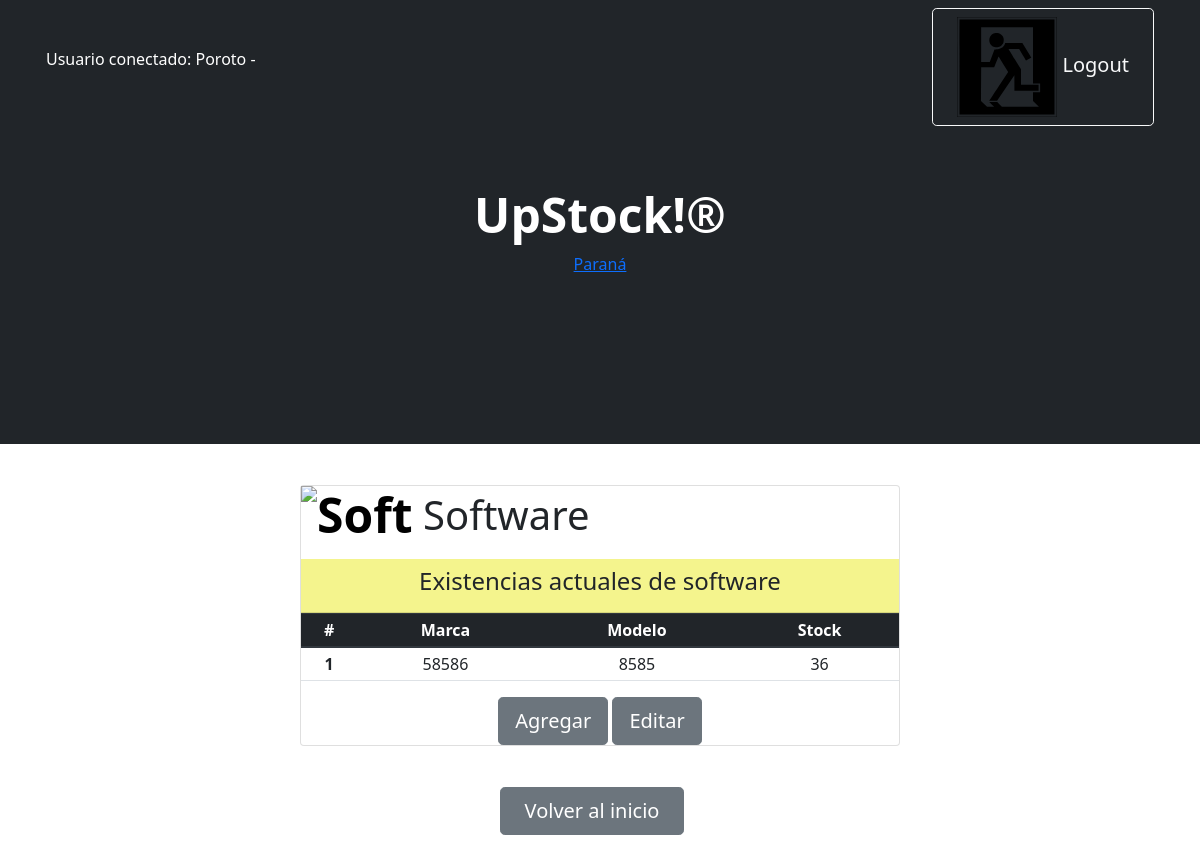
Page /listados/show_soft/ (signed in) on the committed database.
### Miapp/models.py (models this page shows, shortened)
class Software (models.Model):
    tipo= models.CharField (max_length=50)
    marca= models.CharField (max_length=50)
    stock= models.IntegerField()

### Miapp/views.py (the view)
# urls.py: path('show_soft/',show_soft,name="show_soft"),
@permission_required('Miapp.view_software', raise_exception=True)
@login_required(login_url='Inicio')
def show_soft(request):
    lista = Software.objects.all()
    return render(request, "show_soft.html",{"Software": lista} )

### Miapp/templates/show_soft.html
{% extends 'padre.html' %}
{% load static %}
{% block Contenido_cambiante %}
<h1  style= "text-align:left;"> <img src= "https://mpsoftware.com.mx/wp-content/uploads/2021/10/gif-controlherramientas.gif" width= "160" height = "80" alt="Soft" class="display-5 fw-bolder text-black mb-2"> Software </h1>
<div class="card-header" style="background-color: rgba(244, 244, 136, 0.957);">
  <h4>Existencias actuales de software</h4>
</div>
    <table class="table table-sm">
        <thead class="thead-dark">
          <tr>
            <th scope="col">#</th>
            <th scope="col">Marca</th>
            <th scope="col">Modelo</th>
            <th scope="col">Stock</th>
          </tr>
        </thead>
        {% for soft in Software %}
        <tbody>
          <tr>
            <th scope="row">{{soft.id}}</th>
            <td>{{soft.tipo}}</td>
            <td>{{soft.marca}}</td>
            <td>{{soft.stock}}</td>
          </tr>
        </tbody>
        {% endfor %}
    </table>
<div>
{% if  perms.Miapp.add_software %}
<a class="btn btn-secondary btn-lg " href="{% url 'Software'%}">Agregar</a>
{% endif %}
{% if  perms.Miapp.change_software %}
<a class="btn btn-secondary btn-lg " href="{% url 'show_soft_edit'%}">Editar</a>
{% endif %}
</div>
{% endblock %}

### Miapp/templates/padre.html (shortened to what this page needs)
<!DOCTYPE html>
<html lang="en">
    <head>
        {% load static %}
        <link rel="stylesheet" href="https://cdn.jsdelivr.net/npm/bootstrap@4.0.0/dist/css/bootstrap.min.css"
>
        <link href="https://cdn.jsdelivr.net/npm/bootstrap-icons@1.4.1/font/bootstrap-icons.css" rel="stylesheet" />
        <link href="{%static 'css/styles.css'%}" rel="stylesheet" />
    </head>
    <body id="divconfondo">
            <nav class="navbar navbar-expand-lg navbar-dark bg-dark">
            <div class="container px-3">
            {% if user.is_authenticated %}
                    <p style="color:white"> Usuario conectado: {{user.username}} - {{user.groups.all.0}}</p>
                    <a class="btn btn-outline-light btn-lg px-4" href="{% url 'Logout' %}"> <img class="icon input-icon" src="{% static 'assets/logout.svg' %}" alt=""> Logout</a>
            {% endif %}
        </nav>
        <header class="bg-dark py-1">
            <div class="container px-1">
                <div class="row  justify-content-center">
                    <div class="col-lg-6">
                        <div class="text-center my-5">
                            <h1 class="display-5 fw-bolder text-white mb-2">UpStock!®</h1>
                                 <div id="tw_19_1704680239">
                                <div style="width:120px; height:140px; margin: 0 auto;">
                                <a href="https://hotelmix.es/time/parana-30036">Paraná</a><br/></div></div>
                        </div>
                    </div>
                </div>
            </div>
        </header>
        <div class="text-center py-3"  >
            <div id="tarjeta" class="card">
                {% block Contenido_cambiante %}
                {% endblock Contenido_cambiante %}
            </div>
        </div>
        <div id="botoninicio" class="text-center">
    <a class="btn btn-secondary btn-lg px-4 me-sm-3" href="{% url 'Inicio'%}">Volver al inicio</a>
    </div>

### rows in the picture
Software: id "1", tipo "58586", marca "8585", stock "36"

### other values in the picture
{{ user.username }} "Poroto"
